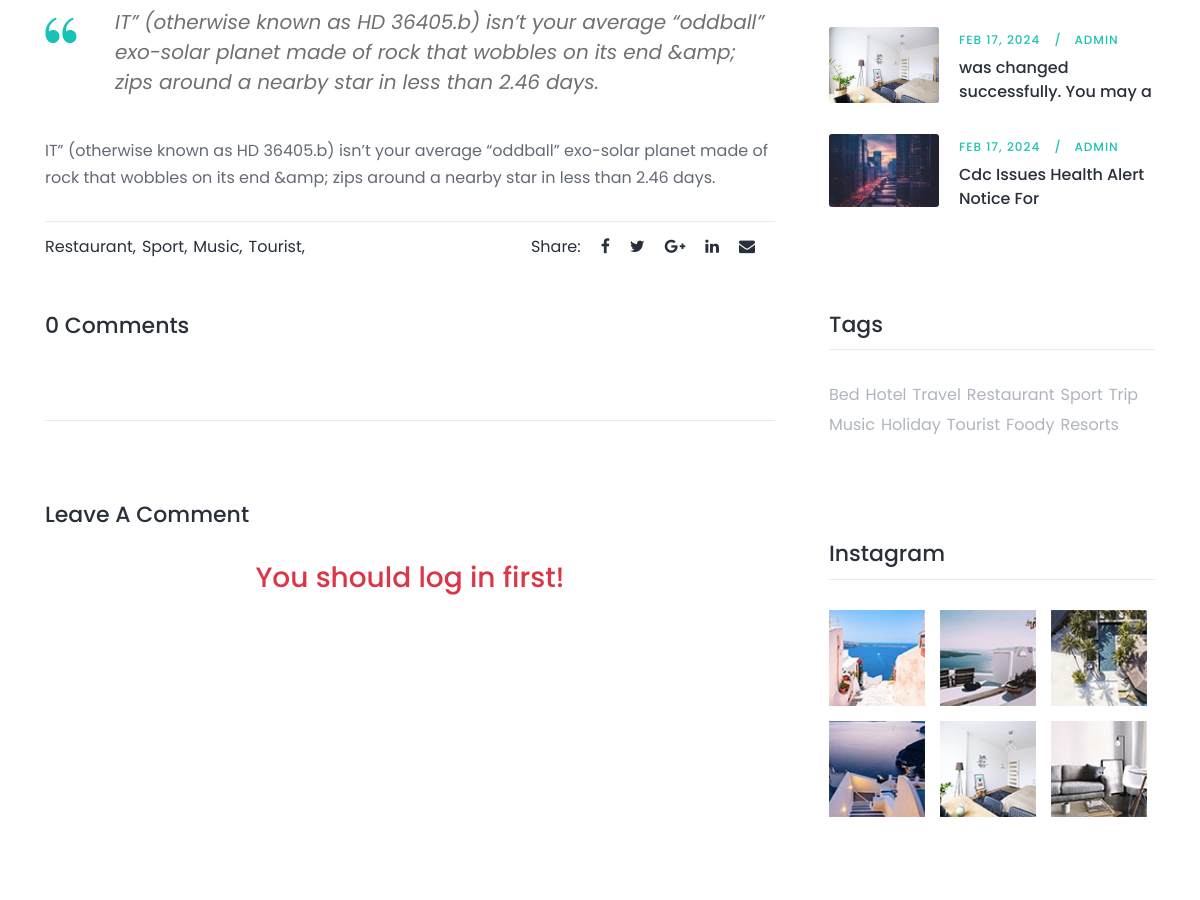
The app's page /blog/detail/cdc-issues-health-alert-notice-for-travelers-to-usa-from-hon-2024-02-17/ (middle part), older data.
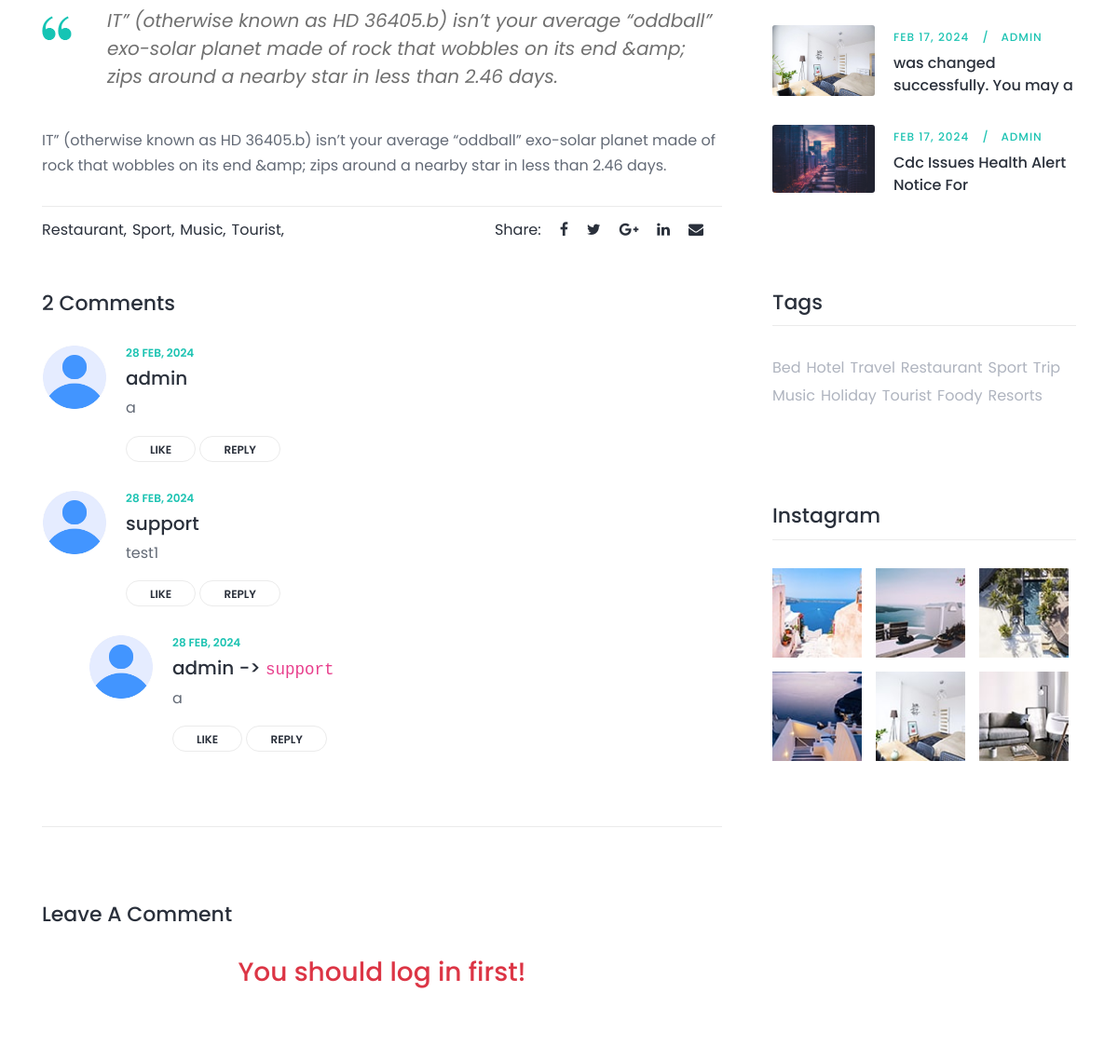
The same page, newer data.
### apps/blog/models.py (models this page shows, shortened)
class BaseModel(models.Model):
    created_date = models.DateTimeField(auto_now_add=True)
    modified_date = models.DateTimeField(auto_now=True)
    class Meta:
        abstract = True

class ContentNewBlog(BaseModel):
    blog_post = models.ForeignKey(BlogNEWPost, on_delete=models.CASCADE, related_name='contents', null=True)
    content = models.TextField()
    is_quote = models.BooleanField(default=False)

class Tag(BaseModel):
    title = models.CharField(max_length=255)
    def __str__(self):
        return self.title

class BlogNEWPost(BaseModel):
    author = models.ForeignKey('auth.User', on_delete=models.SET_NULL, null=True)
    title = models.CharField(max_length=255)
    slug = models.SlugField()
    image = models.ImageField(upload_to='blog/new')
    tags = models.ManyToManyField(Tag)

class CommentNewBlog(BaseModel):
    blog_post = models.ForeignKey(BlogNEWPost, on_delete=models.CASCADE, related_name='comments', null=True)
    author = models.ForeignKey('auth.User', on_delete=models.SET_NULL, null=True)
    parent = models.ForeignKey('self', on_delete=models.SET_NULL, null=True, blank=True)
    top_level_comment_id = models.IntegerField(null=True, blank=True)
    message = models.TextField()
    @property
    def blog_children(self):
        if not self.parent:
            return CommentNewBlog.objects.filter(top_level_comment_id=self.id)
        return None

### apps/blog/views.py (the view, shortened to what this page needs)
# urls.py: path('detail/<slug:slug>/', BlogDetailView.as_view(), name='single-blog'),
class BlogDetailView(View):
    template_name = 'blog/single-blog.html'
    def get(self, request, *args, **kwargs):
        form = CommentNewBlogForm()
        blog = get_object_or_404(BlogNEWPost, slug=kwargs['slug'])
        blogs = BlogNEWPost.objects.order_by('-id')[:4]
        tags = Tag.objects.all()
        comments = CommentNewBlog.objects.filter(blog_post_id=blog.id, top_level_comment_id__isnull=True).order_by('-id')
        context = {
            'blog': blog,
            'blogs': blogs,
            'tags': tags,
            'comments': comments,
            'form': form
        }
        return render(request, self.template_name, context)

### apps/main/templatetags/Me_contact.py (called while the page is built)
@register.simple_tag()
def me_contact():
    return MeContact.objects.get()

@register.simple_tag()
def partners():
    return Partners.objects.all()

### templates/blog/single-blog.html (shortened to what this page needs)
{% extends 'base.html' %}
{% load static %}
{% block content %}
    {% load Me_contact %}
    {% me_contact as me_contact %}
    <div class="roberto-news-area section-padding-100-0">
        <div class="container">
            <div class="row justify-content-center">
                <div class="col-12 col-lg-8">
                    <div class="blog-details-text">
                        {% for content in blog.contents.all %}
                            {% if content.is_quote %}
                                <blockquote class="roberto-blockquote d-flex">
                                    <div class="icon">
                                        <img src="{% static 'img/core-img/quote.png' %}" alt>
                                    </div>
                                    <div class="text">
                                        <h5>{{ content.content }}</h5>
                                    </div>
                                </blockquote>
                            {% else %}
                                <p>{{ content.content }}</p>
                            {% endif %}
                        {% endfor %}
                    </div>
                    <div class="post-author-area d-flex align-items-center justify-content-between mb-50">
                        <ul class="popular-tags">
                            {% for tag in blog.tags.all %}
                                <li><a href="{% url 'blog:blog' %}?tag={{ tag }}">{{ tag }},</a></li>
                            {% endfor %}
                        </ul>
                        <div class="author-social-info d-flex align-items-center">
                            <p>Share:</p>
                            <a href="{{ me_contact.facebook }}"><i class="fa fa-facebook" aria-hidden="true"></i></a>
                            <a href="{{ me_contact.twitter }}"><i class="fa fa-twitter" aria-hidden="true"></i></a>
                            <a href="{{ me_contact.instagram }}"><i class="fa fa-google-plus"
                                                                    aria-hidden="true"></i></a>
                            <a href="{{ me_contact.linkedin }}"><i class="fa fa-linkedin" aria-hidden="true"></i></a>
                            <a href="mailto:{{ me_contact.email }}"><i class="fa fa-envelope"
                                                                       aria-hidden="true"></i></a>
                        </div>
                    </div>
                    <div class="comment_area mb-50 clearfix" id="comment-list">
                        <h2>{{ comments.count }} Comments</h2>
                        {% for comment in comments %}
                            <ol>
                                <li class="single_comment_area">
                                    <div class="comment-content d-flex">
                                        <div class="comment-author">
                                            {% if comment.author.image %}
                                                <img src="{{ comment.image.url }}" alt="author">
                                            {% else %}
                                                <img src="{% static 'img/bg-img/img.png' %}" alt="author">
                                            {% endif %}
                                        </div>
                                        <div class="comment-meta">
                                            <a href="#" class="post-date">{{ comment.created_date|date:'d b, Y' }}</a>
                                            <h5>{{ comment.author }}</h5>
                                            <p>{{ comment.message }}</p>
                                            <a href="#" class="like">Like</a>
                                            <a href="?cid={{ comment.id }}#replay-form" class="reply">Reply</a>
                                        </div>
                                    </div>
                                    {% if comment.blog_children %}
                                        <ol class="children">
                                            {% for child in comment.blog_children.all %}
                                                <li class="single_comment_area">
                                                    <div class="comment-content d-flex">
                                                        <div class="comment-author">{% if comment.author.image %}
                                                            <img src="{{ child.image.url }}" alt="author">
                                                        {% else %}
                                                            <img src="{% static 'img/bg-img/img.png' %}" alt="author">
                                                        {% endif %}
                                                        </div>
                                                        <div class="comment-meta">
                                                            <a href="#"
                                                               class="post-date">{{ child.created_date|date:'d b, Y' }}</a>
                                                            <h5>{{ child.author }} ->
                                                                <code>{{ child.parent.author }}</code></h5>
                                                            <p>{{ child.message }}</p>
                                                            <a href="#" class="like">Like</a>
                                                            <a href="?cid={{ child.id }} #replay-form"
                                                               id="{{ child.id }}" class="reply">Reply</a>
                                                        </div>
                                                    </div>
                                                </li>
                                            {% endfor %}
                                        </ol>
                                    {% endif %}
                                </li>
                            </ol>
                        {% endfor %}
                    </div>
                    <div class="roberto-contact-form mt-80 mb-100" id="replay-form">
                        <h2>Leave A Comment</h2>
                        {% if request.user.is_authenticated %}
                            <form action="#" method="post">
                                {% csrf_token %}
                                <div class="row">
                                    <div class="col-12">
                                        {{ form.message }}
                                    </div>
                                    <div class="col-12">
                                        <button type="submit" class="btn roberto-btn btn-3 mt-15">Post Comment</button>
                                    </div>
                                </div>
                            </form>
                        {% else %}
                            <h3 style="color: #dc3545" class="text-center">You should log in first!</h3>
                        {% endif %}
                    </div>
                </div>
                <div class="col-12 col-sm-8 col-md-6 col-lg-4">
                    <div class="roberto-sidebar-area pl-md-4">
                        <div class="single-widget-area mb-100">
                            {% for blog in blogs %}
                                <div class="single-recent-post d-flex">
                                    <div class="post-thumb">
                                        <a href="{% url 'blog:single-blog' blog.slug %}"><img src="{{ blog.image.url }}"
                                                                                              alt></a>
                                    </div>
                                    <div class="post-content">
                                        <div class="post-meta">
                                            <a href="{% url 'blog:single-blog' blog.slug %}"
                                               class="post-author">{{ blog.created_date|date:'b d, Y' }}</a>
                                            <a href="{% url 'blog:single-blog' blog.slug %}"
                                               class="post-tutorial">{{ blog.author }}</a>
                                        </div>
                                        <a href="{% url 'blog:single-blog' blog.slug %}"
                                           class="post-title">{{ blog.title|slice:35 }}</a>
                                    </div>
                                </div>
                            {% endfor %}
                        </div>
                        <div class="single-widget-area mb-100 clearfix">
                            <h4 class="widget-title mb-30">Tags</h4>
                            <ul class="popular-tags">
                                {% for tag in tags %}
                                    <li><a href="{% url 'blog:blog' %}?tag={{ tag }}">{{ tag }}</a></li>
                                {% endfor %}
                            </ul>
                        </div>
                        <div class="single-widget-area mb-100 clearfix">
                            <h4 class="widget-title mb-30">Instagram</h4>
                            <ul class="instagram-feeds">
                                <li><a href="#"><img src="{% static 'img/bg-img/33.jpg' %}" alt></a></li>
                                <li><a href="#"><img src="{% static 'img/bg-img/34.jpg' %}" alt></a></li>
                                <li><a href="#"><img src="{% static 'img/bg-img/35.jpg' %}" alt></a></li>
                                <li><a href="#"><img src="{% static 'img/bg-img/36.jpg' %}" alt></a></li>
                                <li><a href="#"><img src="{% static 'img/bg-img/37.jpg' %}" alt></a></li>
                                <li><a href="#"><img src="{% static 'img/bg-img/38.jpg' %}" alt></a></li>
                            </ul>
                        </div>
                    </div>
                </div>
            </div>
        </div>
    </div>
{% endblock %}

### templates/base.html (shortened to what this page needs)
<!DOCTYPE html>
{% load static %}
<html lang="en">
<head>
    <link rel="stylesheet" href="{% static 'style.css' %}">
</head>
<body>
{% block content %}
{% endblock %}
</body>
</html>

### templates/navbar.html (shortened to what this page needs)
{% load static %}
{% load Me_contact %}

### templates/partner.html (shortened to what this page needs)
{% load static %}
{% load Me_contact %}

### static/css/default-assets/classy-nav.css (style rules this page uses)
.justify-content-between { -webkit-box-pack: justify; -ms-flex-pack: justify; justify-content: space-between; }
.justify-content-center { -webkit-box-pack: center; -ms-flex-pack: center; justify-content: center; }

Row changes from the older to the newer data that the page shows:
added CommentNewBlog: created_date "28 FEB, 2024", author "admin", message "a", shown under "2 Comments"
added CommentNewBlog: created_date "28 FEB, 2024", author "support", message "test1", shown under "2 Comments"
added CommentNewBlog: created_date "28 FEB, 2024", author "admin", parent.author "support", message "a"
Text that changed along with them:
{{ comments.count }}: "0" → "2"
